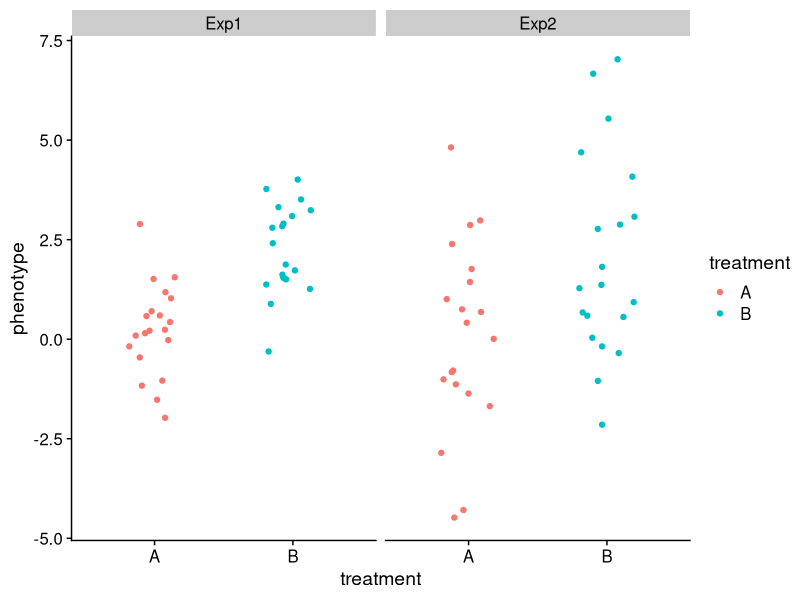

This figure's R source:
## ---- chunk 1
#| label: setup
#| message: false
#| warning: false

library(tidyverse)
library(cowplot)

theme_set(theme_cowplot())

## ---- chunk 2
set.seed(7263)

dd <- tibble(phenotype = c(rnorm(20,0,1),rnorm(20,2,1),rnorm(20,0,3), rnorm(20,2,3)),
             treatment = rep(c("A","B"),each=20,times = 2),
             experiment = rep(c("Exp1","Exp2"), each = 40))

dd |>
  ggplot(aes(treatment,phenotype, color = treatment)) +
  geom_point(position = position_jitter(0.2)) +
  facet_grid(. ~ experiment)

## ---- chunk 3
#| echo: true

(lls <- letters[1:3])
(nns <- 7:9)

crossing(lls,nns)

